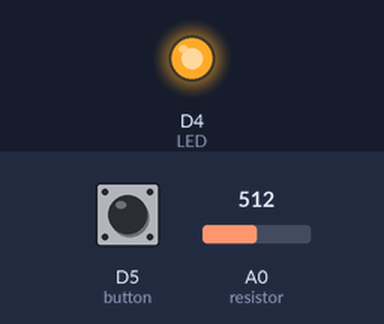
This program was run on a simulated ESP8266 (Wemos D1 mini). On the bench: output pins drawn as LEDs (lit = HIGH). Inputs (shaded band) come from the test bench; at power-on: D5 (button) HIGH, A0 (resistor) = 512. What the program prints to the serial monitor is not drawn.

Above: at 1.2 s.
1.3 s: D5 (button) pulled LOW for 0.15 s
At 1.37 s:
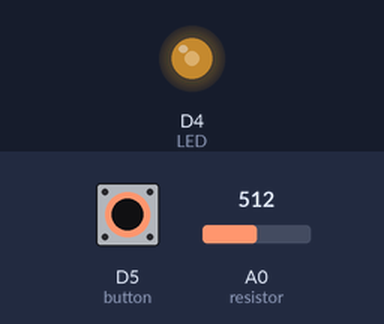
2.9 s: D5 (button) pulled LOW for 3.2 s
At 7.3 s:
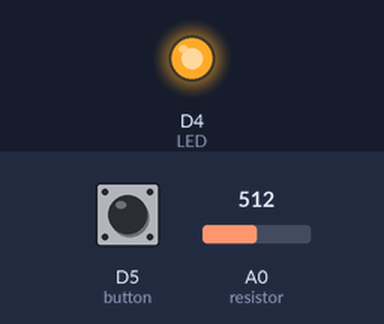
Timing chart, 0 to 8.8 s (numbered marks = the images above; inputs shaded):
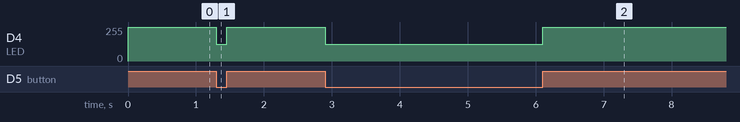

The program:

main.cpp
```cpp
// I, Martin De Jesus Gonzalez Santos, 000790179 certify that this is my original work.

// Mohawk College - COMP-10184
//
// Pulse Width Modulation - Test Program
//
#include <Arduino.h>

int button = D5;
int LED = D4;
int resistor = A0;

void setup()
{
  // configure the USB serial monitor
  Serial.begin(115200);

  // configure pin D5 as digital input - this is the pushbutton
  pinMode(button, INPUT_PULLUP);

  // configure pin D4 as a digital output - this is the LED
  pinMode(LED, OUTPUT);

  // set default PWM range
  analogWriteRange(1023);

}

void loop()
{
  int buttonValue = digitalRead(button);
  if (buttonValue == 1)
  {
    Serial.println("LED is off ");
    digitalWrite(LED, buttonValue);
  }
  else
  {
    Serial.println("LED is on ");
    analogWrite(LED, analogRead(resistor));
  }
  delay(1);
}
```

Measured:
- after the input at 1.3 s, D4 (LED): 255/255 → 127/255 at once, → 255/255 0.15 s later
- after the input at 2.9 s, D4 (LED): 255/255 → 127/255 at once, → 255/255 3.2 s later
